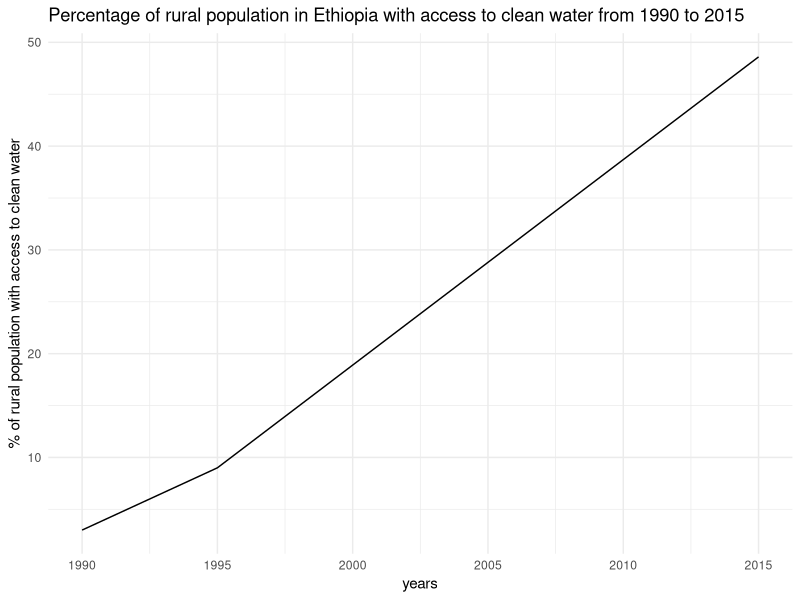
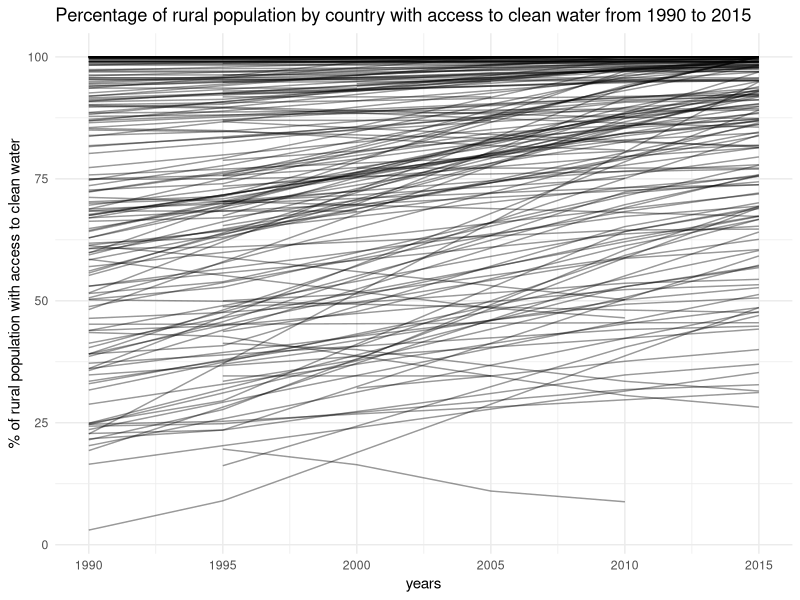
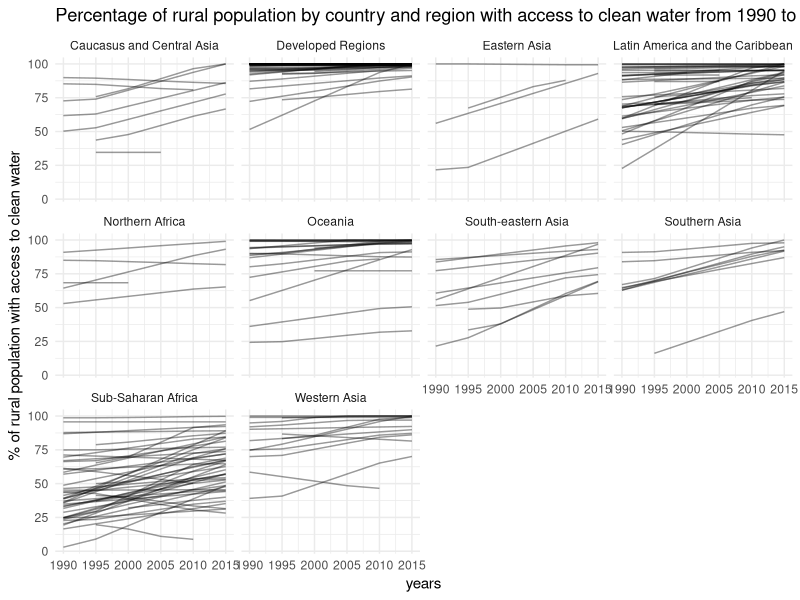
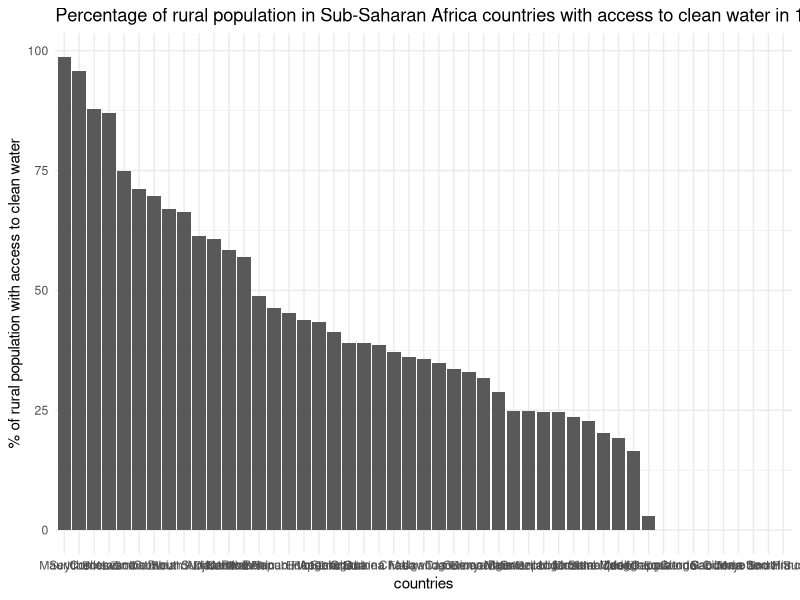
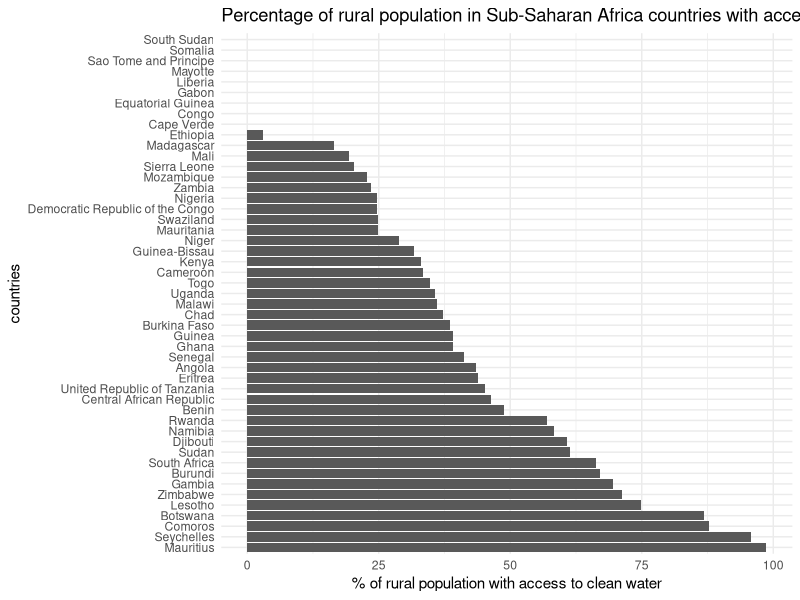
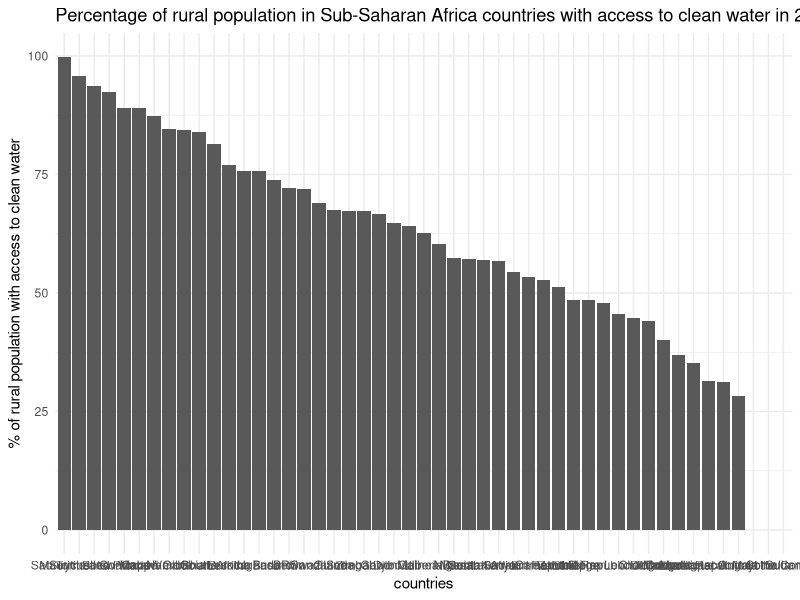
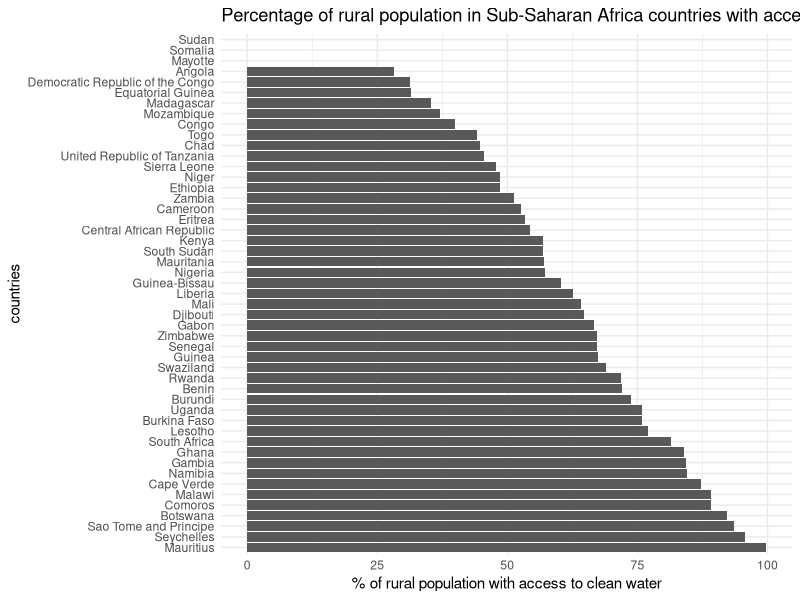
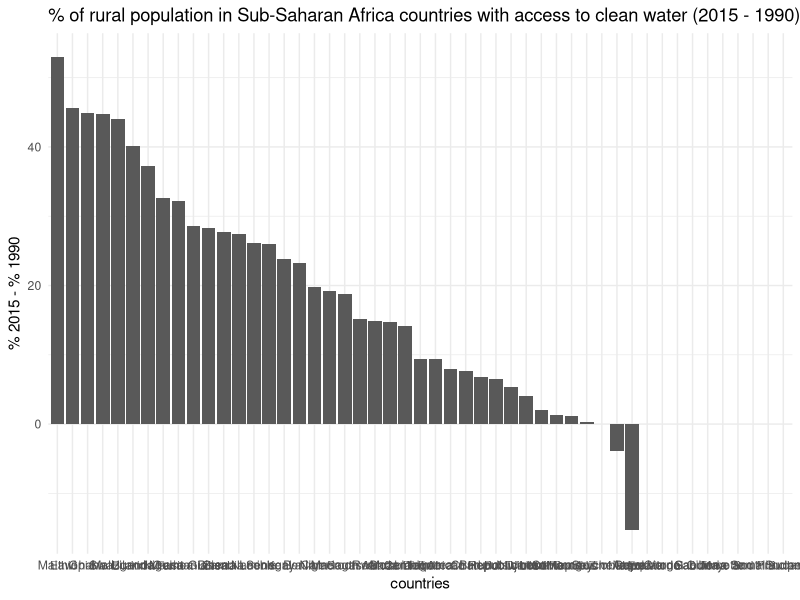

Here is the R script that generated these plots, in order:


# Introduction to the Grammar of Graphics

# Write here a short introduction about Wilkinson's seminal work and the adaptation done by Wickham in ggplot2. This is the starting point giving context to the grammar we are going to be using in this workshop.
# 
# Intro here our super simplified version, a way to create the three major kind of plots with using rules from original or ggplot2 syntax, suitable to be used with pen and paper. Explain the components to be used later.
# 
# 
# ------
# 
# The grammar of graphics is a system by which you can build any kind of chart using the same components:
# 
# - Data set and its variables (continuous, discrete, temporal)
# - Aesthetic properties (x/y position, length, size, colour...)
# - Geometric shapes (line, bar, point...)
# - Coordinate system (cartesian, polar)
# - Title
# - Axis labels
# - Legend
# - Facet
# 
# 
# About variables nature: 
# 
# - Continuous
# - Discrete (Nominal & Ordinal)
# - Temporal
# 
# __Create a chart by: Mapping variables to aesthetic properties of geometric shapes using a coordinates system__
# 
# ------
# 
# Schneiderman mantra: __overview first, then zoom and filter, get details on demand__
# 
# ------
# 
# # Main charts and their basic utility
# 
# Today we are going to explain and use three charts, used universally and useful to tackle most of the situations in dtaat visualization
# 
# - Line chart: It's is used when you want to view the temporal evolution of a given variable.
# - Bar chart: It's is used when you want to compare elements of a given variable
# - Scatter plot: It's used when you want to find correlations between two variables.
# 
# Today we will introduce these charts a we need them. They will be built following our super simplified version of the grammar of graphics.


  
  # Start using the super simplified version by importing our dataset
  
#The data set we are going to be working with it's a dataset with the temporal evolution of the access to clean water worldwide at country level from 1990 to 2015. It's is originally coming from one of the UN's millenium goals.

## Import the data set and have a initial overview:



options(scipen=999) # avoid scientic notation

# Set up current directory
library(ggplot2)
library(dplyr)
library(tidyr)
setwd("/Users/albertogonzalez/Dropbox/work_17/bestiario/Mark")


# Import Natgeo water data set and have a initial overiew
natgeo_water = read.csv("natgeo_water_refined.csv")
str(natgeo_water)



## Line charts: Make your first line chart: 

# __Line chart: It's is used when you want to view the temporal evolution of a given variable.__
# 
# Which is the temporal evolution of the % of people living in rural areas with access to clean water in Ethiopia?
  


# The first thing we need to do is to filter Ethiopia´s data

eth_df = natgeo_water %>%
  filter(iso == "ETH")


# And now we are going to build our first line chart to try to answer the question

g1 = ggplot(eth_df,aes(year,rural_water_imp_per)) + geom_line() + theme_minimal() + ggtitle("Percentage of rural population in Ethiopia with access to clean water from 1990 to 2015") +  xlab("years") + ylab("% of rural population with access to clean water")
g1

# Looks like there is a clear increasing trend of people living in rural areas in Ethiopia with access to clean water



## Line charts: Make your second line chart using the knowledge in the first one:

#Looks like in Ethiopia the trend is increasing, is it the same in other countries?
  


# We are going to build a line per country
g2 = ggplot(natgeo_water,aes(year,rural_water_imp_per,group=country)) + geom_line(alpha = 0.4) + theme_minimal()  + ggtitle("Percentage of rural population by country with access to clean water from 1990 to 2015") +  xlab("years") + ylab("% of rural population with access to clean water")
g2



#Looks like despite some countries have decreasing trend, the majority of lines have increasing trend, less and less people are not accessing to clean water in the recent years. The issue here is that we have more than 200 lines, which makes difficult to see clear trends. In the next step we will try to get a more clear picture.

## Line charts: Improve legibility of the last chart

#We are going to introduce a concept called "faceting" which allows us to include a new variable and create several chart to be easily comparable.




# We will try to include region as faceting varible, to have a many line charts as regions, each of them including just their corresponding countries.

g3 = ggplot(natgeo_water,aes(year,rural_water_imp_per,group = country)) + geom_line(alpha=0.4) + facet_wrap(~region) + theme_minimal() + ggtitle("Percentage of rural population by country and region with access to clean water from 1990 to 2015") +  xlab("years") + ylab("% of rural population with access to clean water")
g3



#Looks like we can confirm that in most of the regions the trends are increasing, although there is one exception, Sub-Saharan Africa


  
  ## Bar charts: Let's focus on the Sub-Saharan Africa
  
  # Which is the behaviour by country in Sub-Saharan africa?
  
#  __Bar chart: It's is used when you want to compare elements of a given variable__



# Start by filtering data from Sub-Saharan countries

sub_saharan_df = natgeo_water %>%
filter(region == "Sub-Saharan Africa")

str(sub_saharan_df)



#Let's start with plotting the situation of rural people in 1990 and 2015



sub_saharan_init = sub_saharan_df %>%
  filter(year == 1990)

str(sub_saharan_init)


g4 = ggplot(sub_saharan_init,aes(x = reorder(country,-rural_water_imp_per),y = rural_water_imp_per)) + geom_bar(stat = "identity") + theme_minimal() + ggtitle("Percentage of rural population in Sub-Saharan Africa countries with access to clean water in 1990") +  xlab("countries") + ylab("% of rural population with access to clean water")
g4



#It's dfficult to see the country names, let's flip the Axis


g4 + coord_flip()




#And so what happens in 2015?
  
  


sub_saharan_last = sub_saharan_df %>%
  filter(year == 2015)

str(sub_saharan_last)


g5 = ggplot(sub_saharan_last,aes(x = reorder(country,-rural_water_imp_per),y = rural_water_imp_per)) + geom_bar(stat = "identity") + theme_minimal() + ggtitle("Percentage of rural population in Sub-Saharan Africa countries with access to clean water in 2015") +  xlab("countries") + ylab("% of rural population with access to clean water")
g5

g5 + coord_flip()




#That's fine, but you can't see the evolution of people not having access at country level and being able to compare from 1990 to 2015. Is there a way that we can do that using bar charts?
  
  
#  Let's filter results of 1990 and 2015




years = c(1990,2015)

sub_saharan_compare = sub_saharan_df %>%
filter(year %in% years)


sub_saharan_compare$year = as.factor(as.numeric(sub_saharan_compare$year))

str(sub_saharan_compare)




#We are going to calculate the difference bwetween 2015 and 1990




# Select the necessary cols
compare_df = sub_saharan_compare %>%
select("country","year","rural_water_imp_per")

# Convert year to wide format using "spread"
# formula = (data,key,value)
compare_df_wide = spread(compare_df,"year","rural_water_imp_per")
compare_df_wide$diff = compare_df_wide$`2015` - compare_df_wide$`1990`
head(compare_df_wide)




#And now we can plot differences to see countries that improved and the opposite



g5_b = ggplot(compare_df_wide,aes(x = reorder(country,-diff),y = diff)) + geom_bar(stat = "identity") + theme_minimal() + ggtitle("% of rural population in Sub-Saharan Africa countries with access to clean water (2015 - 1990)") +  xlab("countries") + ylab("% 2015 - % 1990")
g5_b

g5_b + coord_flip()




#But we can't spot the specific country we are looking for because this country does not have results in 1990 and 2015, its records go from 1995 to 2010. Let's work with that range of years.


years_2 = c(1995,2010)

sub_saharan_compare_2 = sub_saharan_df %>%
filter(year %in% years_2)


sub_saharan_compare_2$year = as.factor(as.numeric(sub_saharan_compare_2$year))


# Now we calculate difference between 2010 and 1995 and plot them
compare_df_2 = sub_saharan_compare_2 %>%
select("country","year","rural_water_imp_per")

# Convert year to wide format using "spread"
# formula = (data,key,value)
compare_df_wide_2 = spread(compare_df_2,"year","rural_water_imp_per")
compare_df_wide_2$diff = compare_df_wide_2$`2010` - compare_df_wide_2$`1995`
head(compare_df_wide_2)

g5_c = ggplot(compare_df_wide_2,aes(x = reorder(country,-diff),y = diff)) + geom_bar(stat = "identity") + theme_minimal() + ggtitle("% of rural population in Sub-Saharan Africa countries with access to clean water (2010 - 1995)") +  xlab("countries") + ylab("% 2010 - % 1995")
g5_c

g5_c + coord_flip()





## Scatter plots: Bivariate charts for finding correlations amongst variables: 

#__Scatter plot: It's used when you want to find correlations between two variables.__

#Is there a correlation between access to clean water in rural and urban areas?
  


g9 = ggplot(natgeo_water,aes(rural_water_imp_per,urban_water_imp_per)) + geom_point() + theme_minimal()  + ggtitle("% of rural and urban population by country with access to clean water from 1990 to 2015") +  xlab("% of rural population with access to clean water") + ylab("% of urban population with access to clean water")
g9



#Looks pretty clear there is a positive and strong correlation. In order to have more info about who is who, shall using total population as size be helpful?
  


g10 = ggplot(natgeo_water,aes(rural_water_imp_per,urban_water_imp_per,size=total_pop)) + geom_point() + theme_minimal() + scale_size(range=c(1,14)) + ggtitle("% of rural and urban population by country with access to clean water from 1990 to 2015") +  xlab("% of rural population with access to clean water") + ylab("% of urban population with access to clean water")
g10



#We can apply alpha to the points to minimise the current overplotting



g11 = ggplot(natgeo_water,aes(rural_water_imp_per,urban_water_imp_per,size=total_pop)) + geom_point(alpha = 0.4) + theme_minimal() + scale_size(range=c(1,14)) + ggtitle("% of rural and urban population by country with access to clean water from 1990 to 2015") +  xlab("% of rural population with access to clean water") + ylab("% of urban population with access to clean water")
g11




#There is still a lot of points to have a good understanding, we have several values per country (chunks of 5 years from 1990 to 2015). As we are interested in knowing the current situation, let's filter just 2015 values




last_df = natgeo_water %>%
filter(year == 2015)

g12 = ggplot(last_df,aes(rural_water_imp_per,urban_water_imp_per,size=total_pop)) + geom_point(alpha = 0.4) + theme_minimal() + scale_size(range=c(1,12)) + xlim(0,100) + ylim(0,100) + ggtitle("% of rural and urban population by country with access to clean water in 2015") +  xlab("% of rural population with access to clean water") + ylab("% of urban population with access to clean water")
g12




#There is two very interesting parts, one with a ocuntry with bettter access in rural areas than in urban areas and there is another chunk of countries ranging from 25 to 85 in X and form 50 to 100 in Y.


g13 = ggplot(last_df,aes(rural_water_imp_per,urban_water_imp_per,size=total_pop)) + geom_point(alpha = 0.4) + theme_minimal() + xlim(25,85) + ylim(50,100) + scale_size(range=c(2,12)) + geom_text(aes(label=country),size=3) + ggtitle("% of rural and urban population by country (selected countries) with access to clean water in 2015") +  xlab("% of rural population with access to clean water") + ylab("% of urban population with access to clean water")
g13


g13_bis = ggplot(last_df,aes(rural_water_imp_per,urban_water_imp_per,size=total_pop)) + theme_minimal() + xlim(25,85) + ylim(50,100) + scale_size(range=c(2,12)) + geom_text(aes(label=country),size=3) + ggtitle("% of rural and urban population by country (selected countries) with access to clean water in 2015") +  xlab("% of rural population with access to clean water") + ylab("% of urban population with access to clean water")
g13_bis


# Finally, let's try to add region as facet variable

g14 =  ggplot(last_df,aes(rural_water_imp_per,urban_water_imp_per,size=total_pop)) + theme_minimal() + xlim(25,90) + ylim(50,100) + scale_size(range=c(2,12)) + geom_point(alpha = 0.4) + facet_wrap(~region) + ggtitle("% of rural and urban population by region and country (selected countries) with access to clean water in 2015") +  xlab("% of rural population with access to clean water") + ylab("% of urban population with access to clean water")
g14

# Zoom in Sub-Saharan Africa

sub_sa = last_df %>%
  filter(region == "Sub-Saharan Africa")


g15 =  ggplot(sub_sa,aes(rural_water_imp_per,urban_water_imp_per,size=total_pop))  + theme_minimal() + geom_point(alpha = 0.4) + xlim(25,90) + ylim(50,100) + scale_size(range=c(2,12)) + geom_text(aes(label=country),size=3) + ggtitle("% of rural and urban population by region and country (sub-saharan africa countries) with access to clean water in 2015") +  xlab("% of rural population with access to clean water") + ylab("% of urban population with access to clean water")
g15




